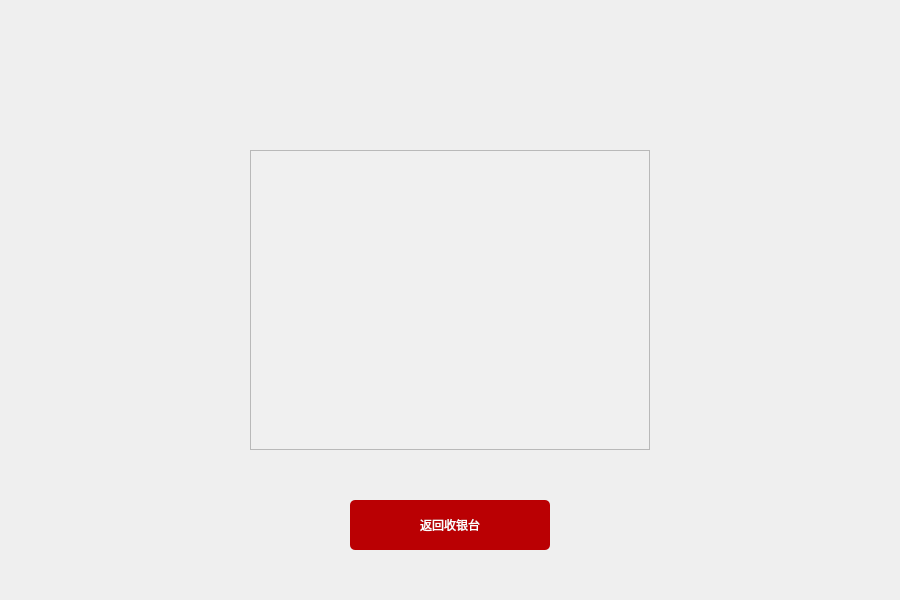
<?xml version="1.0" encoding="UTF-8"?>
<ui version="4.0">
 <class>no</class>
 <widget class="QWidget" name="no">
  <property name="geometry">
   <rect>
    <x>0</x>
    <y>0</y>
    <width>900</width>
    <height>600</height>
   </rect>
  </property>
  <property name="windowTitle">
   <string>Form</string>
  </property>
  <widget class="QTextBrowser" name="textBrowser">
   <property name="geometry">
    <rect>
     <x>250</x>
     <y>150</y>
     <width>400</width>
     <height>300</height>
    </rect>
   </property>
   <property name="styleSheet">
    <string notr="true">background-color:rgb(240, 240, 240);
border-color: rgb(240, 240, 240);</string>
   </property>
  </widget>
  <widget class="QPushButton" name="pushButton">
   <property name="geometry">
    <rect>
     <x>350</x>
     <y>500</y>
     <width>200</width>
     <height>50</height>
    </rect>
   </property>
   <property name="styleSheet">
    <string notr="true">font: 700 16pt &quot;Microsoft YaHei UI&quot;;
font: 290 16pt &quot;Microsoft YaHei&quot;;
color:rgb(255, 255, 255);
background-color:rgb(186, 0, 3);
border-radius:5px;</string>
   </property>
   <property name="text">
    <string>返回收银台</string>
   </property>
  </widget>
 </widget>
 <resources/>
 <connections/>
</ui>
